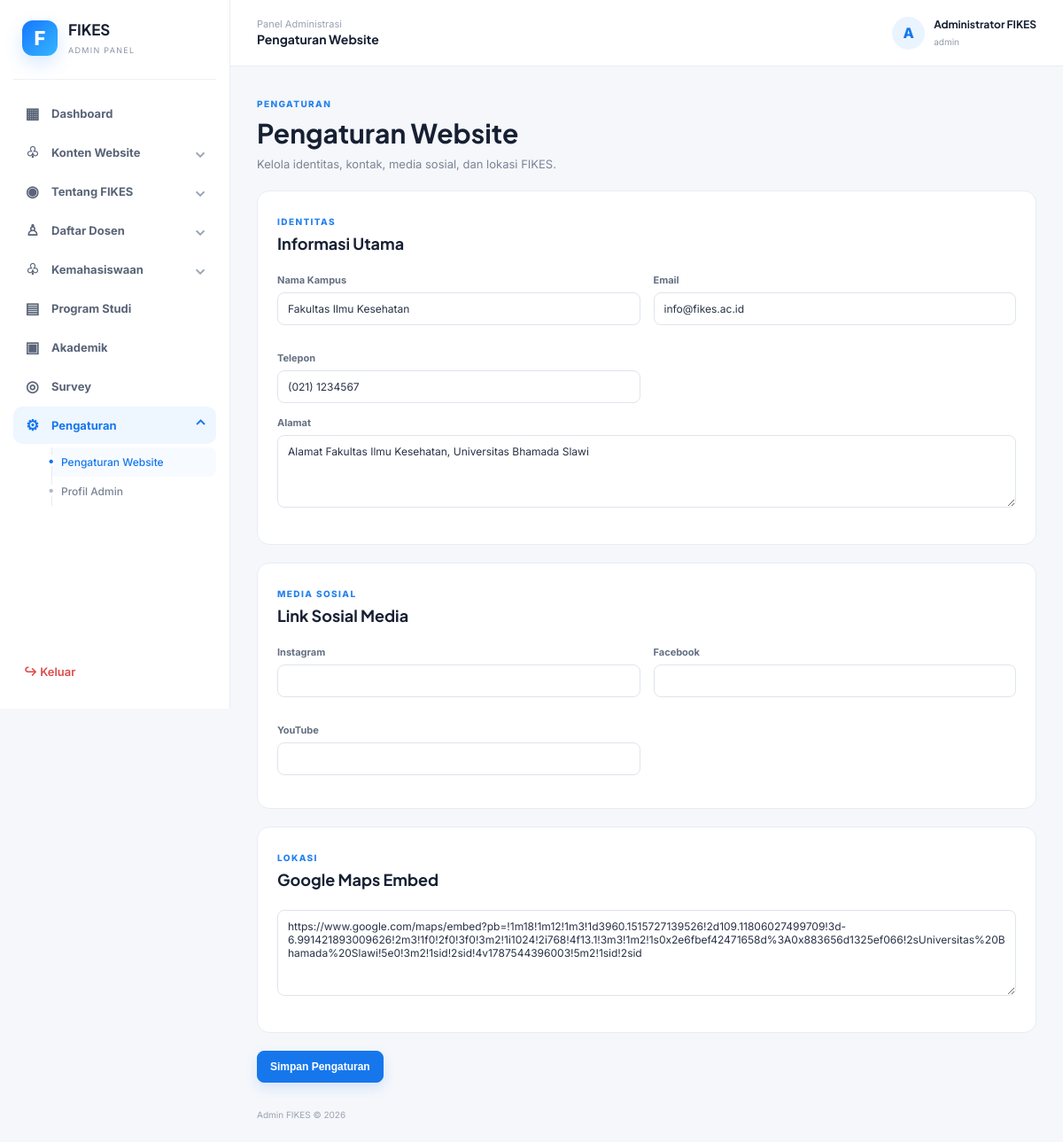
Page /admin/modules/pengaturan/index.php (signed in) on the committed database.
### tables this page shows
CREATE TABLE `pengaturan` (
  `id` int(10) UNSIGNED NOT NULL,
  `nama_kampus` varchar(180) DEFAULT 'Fakultas Ilmu Kesehatan',
  `email` varchar(150) DEFAULT 'info@fikes.ac.id',
  `telepon` varchar(50) DEFAULT '(021) 1234567',
  `alamat` text DEFAULT NULL,
  `instagram` varchar(255) DEFAULT NULL,
  `facebook` varchar(255) DEFAULT NULL,
  `youtube` varchar(255) DEFAULT NULL,
  `maps_embed` text DEFAULT NULL
);

### admin/config/auth.php (called while the page is built, shortened)
<?php
function e($value) {
    return htmlspecialchars($value ?? '', ENT_QUOTES, 'UTF-8');
}

### admin/modules/pengaturan/index.php (the view, shortened to what this page needs)
<?php
$page_title='Pengaturan Website'; require_once __DIR__.'/../../config/auth.php';
$d=$pdo->query("SELECT * FROM pengaturan WHERE id=1")->fetch();require __DIR__.'/../../includes/header.php';?>
<div class="page-head"><div><span class="eyebrow">PENGATURAN</span><h1>Pengaturan Website</h1><p>Kelola identitas, kontak, media sosial, dan lokasi FIKES.</p></div></div>
<form method="post"><div class="panel"><div class="panel-head"><div><span class="eyebrow">IDENTITAS</span><h2>Informasi Utama</h2></div></div><div class="form-grid"><div><label>Nama Kampus</label><input name="nama_kampus" value="<?=e($d['nama_kampus'])?>"></div><div><label>Email</label><input name="email" type="email" value="<?=e($d['email'])?>"></div><div><label>Telepon</label><input name="telepon" value="<?=e($d['telepon'])?>"></div></div><label>Alamat</label><textarea name="alamat" rows="4"><?=e($d['alamat'])?></textarea></div>
<div class="panel"><div class="panel-head"><div><span class="eyebrow">MEDIA SOSIAL</span><h2>Link Sosial Media</h2></div></div><div class="form-grid"><div><label>Instagram</label><input name="instagram" value="<?=e($d['instagram'])?>"></div><div><label>Facebook</label><input name="facebook" value="<?=e($d['facebook'])?>"></div><div><label>YouTube</label><input name="youtube" value="<?=e($d['youtube'])?>"></div></div></div>
<div class="panel"><div class="panel-head"><div><span class="eyebrow">LOKASI</span><h2>Google Maps Embed</h2></div></div><textarea name="maps_embed" rows="5"><?=e($d['maps_embed'])?></textarea></div><button class="btn primary">Simpan Pengaturan</button></form>
<?php require __DIR__.'/../../includes/footer.php';?>

### admin/assets/css/admin.css (style rules this page uses)
* { box-sizing:border-box }
body { margin:0;font-family:Inter,Arial,sans-serif;background:#f5f7fb;color:#172033 }
h1,h2,h3,strong { font-family:"Plus Jakarta Sans",Inter,sans-serif }
h1 { font-size:30px;margin:6px 0 8px }
h2 { font-size:18px;margin:5px 0 }
.eyebrow { font-size:10px;font-weight:800;color:#2582ee;letter-spacing:1.4px }
.welcome p,.page-head p { color:#7b8596;font-size:13px;margin:0 }
.panel { background:#fff;border:1px solid #e8ecf3;border-radius:14px;padding:22px;margin-bottom:20px }
.panel-head { display:flex;justify-content:space-between;align-items:center;margin-bottom:18px }
.page-head { display:flex;justify-content:space-between;align-items:center;margin-bottom:22px }
.btn { display:inline-flex;align-items:center;justify-content:center;border:1px solid #dfe4ec;background:#fff;color:#566174;border-radius:8px;padding:10px 14px;font-size:12px;font-weight:700;text-decoration:none;cursor:pointer }
.btn.primary { background:#1677ed;color:#fff;border-color:#1677ed;box-shadow:0 6px 14px #1677ed24 }
.form-grid { display:grid;grid-template-columns:1fr 1fr;gap:15px }
label { display:block;font-size:11px;font-weight:700;color:#657083;margin:0 0 7px }
input,select,textarea { width:100%;font:inherit;border:1px solid #dfe4ec;border-radius:8px;padding:10px 11px;font-size:12px;color:#273246;background:#fff;margin-bottom:15px;outline:none }
textarea { resize:vertical }

### rows in the picture
pengaturan: nama_kampus "Fakultas Ilmu Kesehatan", email "info@fikes.ac.id", telepon "(021) 1234567", alamat "Alamat Fakultas Ilmu Kesehatan, Universitas Bhamada Slawi", maps_embed "https://www.google.com/maps/embed?pb=!1m18!1m12!1m3!1d3960.1515727139526!2d109.11806027499709!3d-6.991421893009626!2m3!1f0!2f0!3f0!3m2!1i1024!2i768!4f13.1!3m3!1m2!1s0x2e6fbef42471658d%3A0x883656d1325ef066!2sUniversitas%20Bhamada%20Slawi!5e0!3m2!1sid!2sid!4v1787544396003!5m2!1sid!2sid"

### other values in the picture
$page_title "Pengaturan Website"
substr($_SESSION['admin_nama'], 0, 1) "A"
$_SESSION['admin_nama'] "Administrator FIKES"
$_SESSION['admin_role'] "admin"
